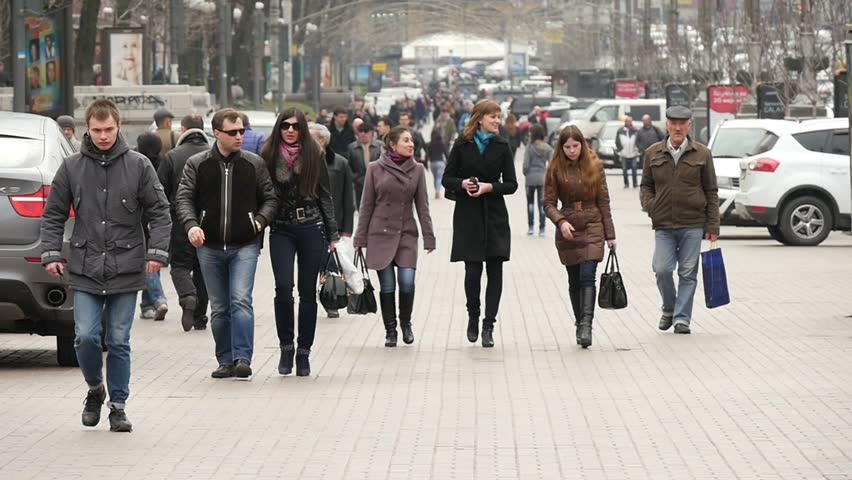
#> input picture Q8 - Classification/week9/data/people01.jpg, 852 x 480 px
$ jupyter execute 03-hog.ipynb
#> lines starting #> are read from the running program, lines starting #| are printed output that depends on the picture
# Gradient image features: Histogram of Oriented Gradients (HoG) introduction
This exercise is about the extraction of gradient features from images. It offers an introduction and application of HoG features on a sample image.
The HOG features will be used in the exercises next week for classification.

<article class="message">
    <div class="message-body">
        <strong>List of individual tasks</strong>
        <ul style="list-style: none;">
            <li>
            <a href="#descriptor">Task 1: Calculate the HOG descriptor</a>
            </li>
            <li>
            <a href="#test">Task 2: Visualizing and understanding the HOG de…</a>
            </li>
            <li>
            <a href="#compare_images">Task 3: Comparing Hog Features</a>
            </li>
            <li>
            <a href="#interpretation">Task 4: Interpretation/ Understanding questions</a>
            </li>
        </ul>
    </div>
</article>

The cell below loads a sample image.

[cell 1]
## load input image
import matplotlib.pyplot as plt
import numpy as np
from skimage.feature import hog
from skimage import data, exposure


fn =  "./data/people01.jpg"
image = plt.imread(fn)
#> image is the input picture: shape (480, 852, 3); mean R, G, B 152.3, 146.7, 141.6
print(image.shape)
#| (480, 852, 3)

fig, ax1 = plt.subplots(figsize=(12, 8), sharex=True, sharey=True)

ax1.axis('off')
ax1.imshow(image, cmap=plt.cm.gray)
ax1.set_title('Input image')

In the following section:
- you are introduced to the [HOG descriptor](https://en.wikipedia.org/wiki/Histogram_of_oriented_gradients)

- shown how to calculate a HoG featues for an image including a visualization of the HoG descriptor.

## Overview of Histogram of Oriented Gradients (HOG) Algorithm
The Histogram of Oriented Gradients (HOG) is a feature descriptor used in computer vision to detect objects.
The function [skimage.feature.hog](https://scikit-image.org/docs/stable/api/skimage.feature.html<elem-2>.feature.hog)
 computes
the HOG features. It also returns the feature descriptor vector (`fd`
), in which its
size is equal to the number of: Bins $\times$ Block Columns
$\times$ Block Rows $\times$ Cells in the Block.
The process involves the following stages:

**1. Preprocessing / Smoothing:**
Initially, the image undergoes a global intensity normalization — a procedure that diminishes the effects of lighting. A common technique involves gamma (power-law) compression, which can be achieved by calculating the square root or logarithm of each color channel. This stage helps in reducing the impact of local shadowing and highlights variations since the image texture strength is generally related to the local surface illumination.

**2. Calculation of Image Gradients:**

This stage focuses on computing image gradients. The standard procedure is to either convert the image to grayscale or use the most prominent color channel.
**Info**
This step was implemented by us in the first part of the exercise.


**3. Creation of Cells and Calculation of normalized Histograms:**

The objective here is to create an encoding of local gradients. This involves partitioning the image window into smaller spatial cells. Each cell creates a histogram of image gradient orientations and performs various steps to normalize intensities and histograms.

**4. Compilation of Feature Vector:**

The HOG feature is constructed by concatenating the histograms for each cell into one final HOG feature descriptor (vector).

---
**Task 1 (easy): Calculate the HOG descriptor👩‍💻**
1. Run the cell below to calculate and plot the HOG descriptor.

---

[cell 2]
# load new image
image1 = data.astronaut()[:270,100:320]
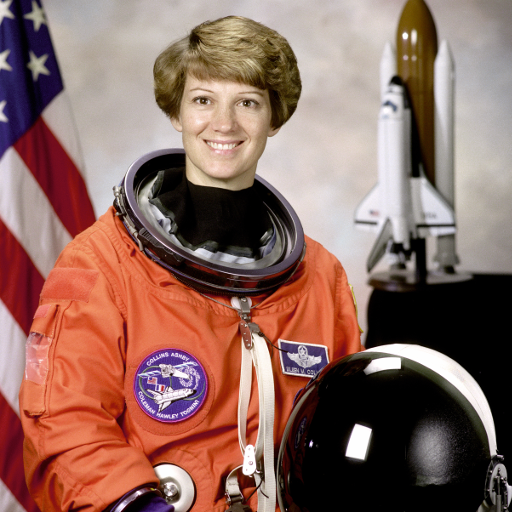
#> input picture skimage.data.astronaut(), 512 x 512 px
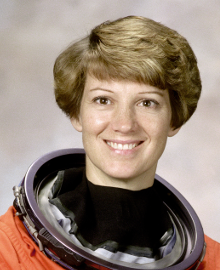
#> image1: shape (270, 220, 3); mean R, G, B 148.5, 130.6, 117.9
print(image1.shape)
#| (270, 220, 3)

feature_vector=True,
bins = 8
pixels_per_cell = 16
cells_per_block = 4

# CREATE HOG FEATURES
(fd1, hog_feat1) = hog(
    image1,
    orientations=bins,
    pixels_per_cell=(pixels_per_cell, pixels_per_cell),
    cells_per_block=(cells_per_block, cells_per_block),
    block_norm="L2",
    visualize=True,
    feature_vector=True,
    channel_axis=-1
)
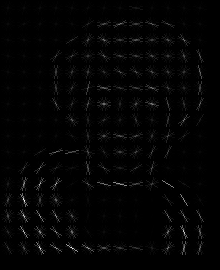
#> hog_feat1: shape (270, 220) float64; min 0, max 68.85, mean 1.1; drawn with min black and max white
#> fd1 = 16640 values, max 0.717 at index 14860, min 0 at index 12411, mean 0.0553
hog_feat1 = hog_feat1.astype("uint8")


# after implementation of the HoG function, run the following plot
fig, (ax1, ax2) = plt.subplots(1, 2, figsize=(8, 4), sharex=True, sharey=True)

ax1.axis('off')
ax1.imshow(image1, cmap=plt.cm.gray)
ax1.set_title('Input image')

# Rescale histogram for better display
hog_image_rescaled = exposure.rescale_intensity(hog_feat1, in_range=(0, 10))

ax2.axis('off')
ax2.imshow(hog_image_rescaled, cmap=plt.cm.gray)
ax2.set_title('Histogram of Oriented Gradients')
plt.show()

---
**Task 2 (easy): Visualizing and understanding the HOG descriptor👩‍💻**
Change the parameters of the HOG descriptor and visualize how the feature descriptor changes.
1. Change the parameters for the HOG descriptor:

- the number of bins
- the number of pixels per cell
- the number of cells per block

and visually observe how the dimensionality and the features change.
2. The following cell loads an image of a cat. Use the HOG descriptor on this image.

---

[cell 3]
image2 = data.cat()[:270,:440:2]
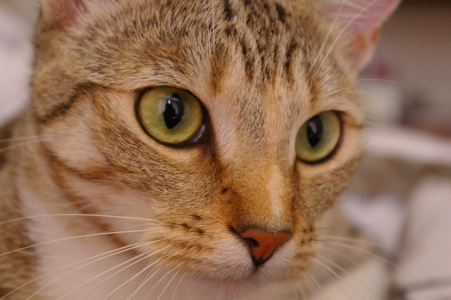
#> input picture skimage.data.cat(), 451 x 300 px
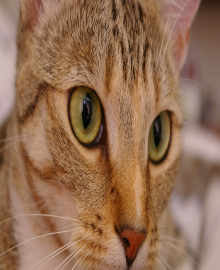
#> image2: shape (270, 220, 3); mean R, G, B 146.3, 109.6, 83.4
print(image2.shape)
#| (270, 220, 3)


# Set HOG parameters
bins = 8                   # Number of bins for gradient directions
pixels_per_cell = (16, 16) # Number of pixels per cell
cells_per_block = (4, 4)   # Number of cells per block
# Number of Bins: This sets how many directions of edges (gradients) are captured. More bins mean more detail, as edges are broken down into finer angles, but it also makes the feature data bigger.
# Pixels per Cell: Cells are small patches of the image where edge directions are calculated. Bigger cells capture larger patterns, while smaller cells focus on fine details.
# Cells per Block: Blocks are groups of cells combined for smoothness. More cells in a block cover a larger area, making the features more consistent across different lighting or shadows.

# Compute HOG features and image
fd2, hog_image2 = hog(
    image2,
    orientations=bins,
    pixels_per_cell=pixels_per_cell,
    cells_per_block=cells_per_block,
    block_norm="L2",
    visualize=True,
    feature_vector=True,
    channel_axis=-1
)
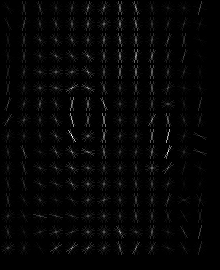
#> hog_image2: shape (270, 220) float64; min 0, max 46.89, mean 1; drawn with min black and max white
#> fd2 = 16640 values, max 0.608 at index 10398, min 0 at index 97, mean 0.0651
# fd2 is the feature vector, hog_image contains the image

# after implementation of the HoG function, run the following plot
fig, (ax1, ax2) = plt.subplots(1, 2, figsize=(8, 4), sharex=True, sharey=True)

ax1.axis('off')
ax1.imshow(image2, cmap=plt.cm.gray)
ax1.set_title('Input image')

# Rescale histogram for better display
hog_image_rescaled2 = exposure.rescale_intensity(hog_image2, in_range=(0, 10))
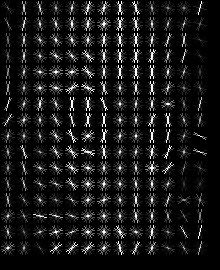
#> hog_image_rescaled2: shape (270, 220) float64; min 0, max 1, mean 0.0932

ax2.axis('off')
ax2.imshow(hog_image_rescaled2, cmap=plt.cm.gray)
ax2.set_title('Histogram of Oriented Gradients')

---
**Task 3 (easy): Comparing Hog Features👩‍💻**
This task will compare two HoG features of different images.
1. For different settings visually compare the hog features
2. Calculate the normalized (use `np.linalg.norm`
 to normalize vectors) scalar product between the two feature vectors `fd1`
 and `fd2`
- What is the scalar product between two feature vectors? (compare it to the value of 1 )
- Repeat the calculation for multiple HoG filter settings, notice a difference?

**Hint**
Set `feature_vector`
=True in `hog`

3. Based on the cosine similarity (normalized inner product), explain how HoG features can be used to classify different images of cat/humans.

---

[cell 4]
# Normalize the feature vectors
fd1_norm = fd1 / np.linalg.norm(fd1)
#> fd1_norm = 16640 values, max 0.0629 at index 14860, min 0 at index 12411, mean 0.00485
fd2_norm = fd2 / np.linalg.norm(fd2)
#> fd2_norm = 16640 values, max 0.0533 at index 10398, min 0 at index 97, mean 0.00571

# Calculate the scalar product (cosine similarity)
cosine_similarity = np.dot(fd1_norm, fd2_norm)
#> cosine_similarity = 0.43
print(f"Cosine Similarity between HOG features: {cosine_similarity:.3f}")
#| Cosine Similarity between HOG features: 0.430


# A similarity of 1 means the vectors are identical in direction,
# 0 means they are completely unrelated,
# and -1 means they are opposite.
# Since HOG features represent edge and gradient patterns in an image,
# a cosine similarity close to 1 indicates that the two images have very similar textures and shapes.

---
**Task 4 (medium): Interpretation/ Understanding questions💡**
Select several images from the dataset (`peopleXY.jpg`
) and visually compare the HOG features of people and non-people images.
1. How could HoG features be used to classify different objects in a larger image with multiple people?

2. Explain how the HOG features use local information to create an understanding of the content of the full image?

The code in the cell below visualizes the HoG features:

---

[cell 5]
# load new image
fn =  "./data/people03.jpg"
image = plt.imread(fn)
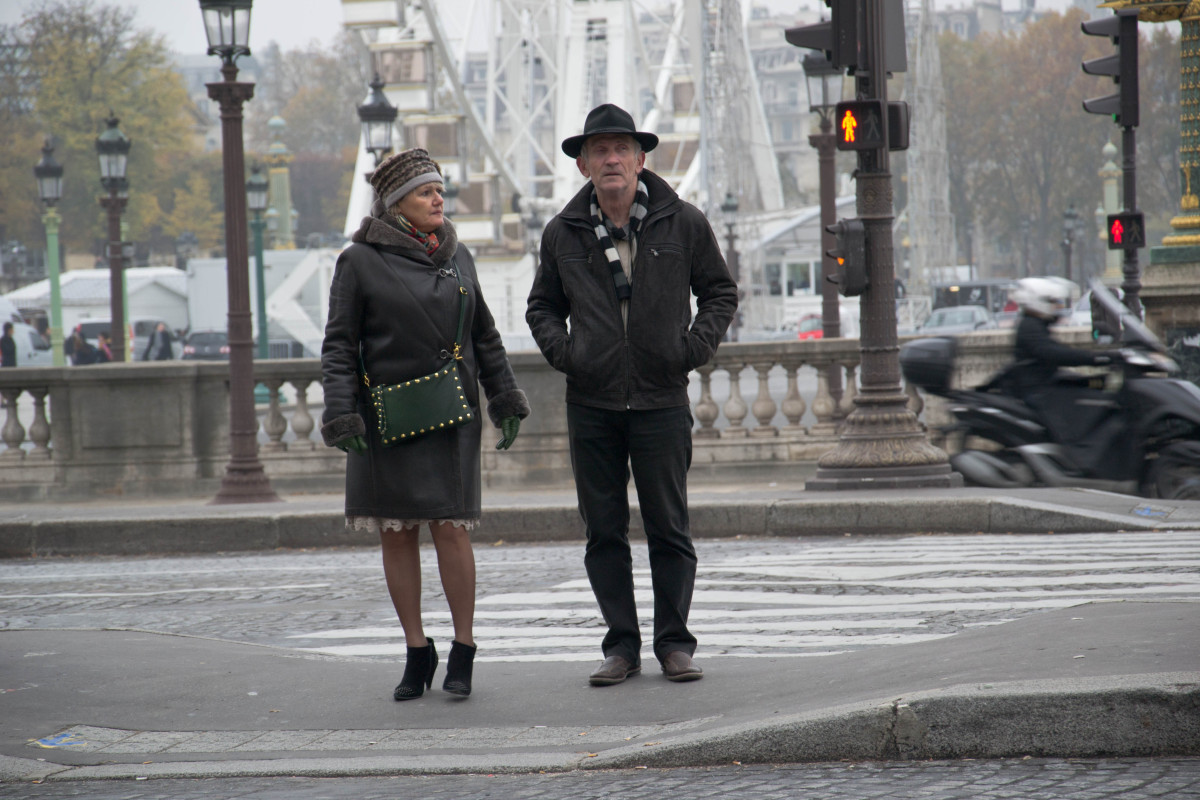
#> input picture Q8 - Classification/week9/data/people03.jpg, 1200 x 800 px
#> image is the input picture: shape (800, 1200, 3); mean R, G, B 122, 121.5, 121.2
print(image.shape)
#| (800, 1200, 3)

feature_vector=True,
bins = 8
pixels_per_cell = 16
cells_per_block = 4

# Compute HOG.
(fd, hog_feat) = hog(
    image,
    orientations=bins,
    pixels_per_cell=(pixels_per_cell, pixels_per_cell),
    cells_per_block=(cells_per_block, cells_per_block),
    block_norm="L2",
    visualize=True,
    feature_vector=False,
    channel_axis=-1
)
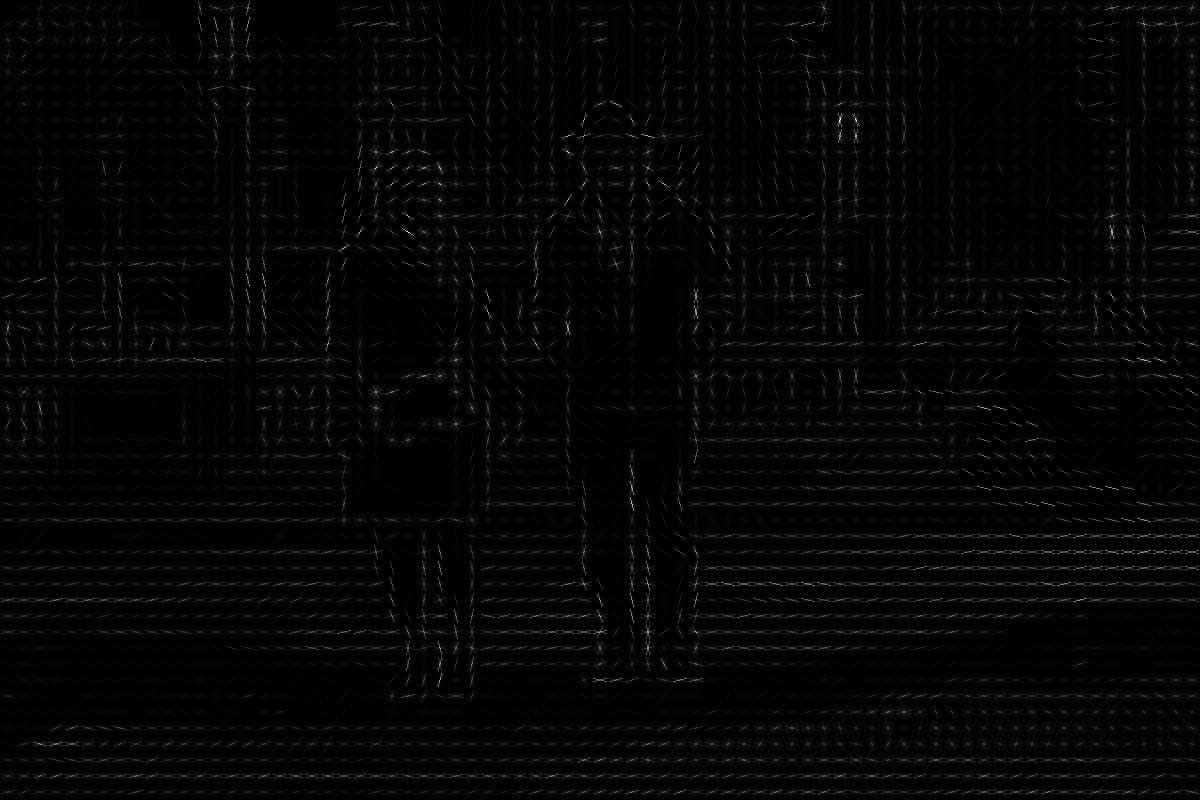
#> hog_feat: shape (800, 1200) float64; min 0, max 45.44, mean 0.8; drawn with min black and max white
hog_feat = hog_feat.astype("uint8")


print(f' HoG feature vector shape: {fd.shape}')
#|  HoG feature vector shape: (47, 72, 4, 4, 8)
print(f' HoG feature vector shape after vectorization: {fd.reshape(-1).shape}')
#|  HoG feature vector shape after vectorization: (433152,)

fig, (ax1, ax2) = plt.subplots(1, 2, figsize=(12, 4), sharex=True, sharey=True)

ax1.axis('off')
ax1.imshow(image, cmap=plt.cm.gray)
ax1.set_title('Input image')

# Rescale histogram for better display
hog_image_rescaled = exposure.rescale_intensity(hog_feat, in_range=(0, 10))
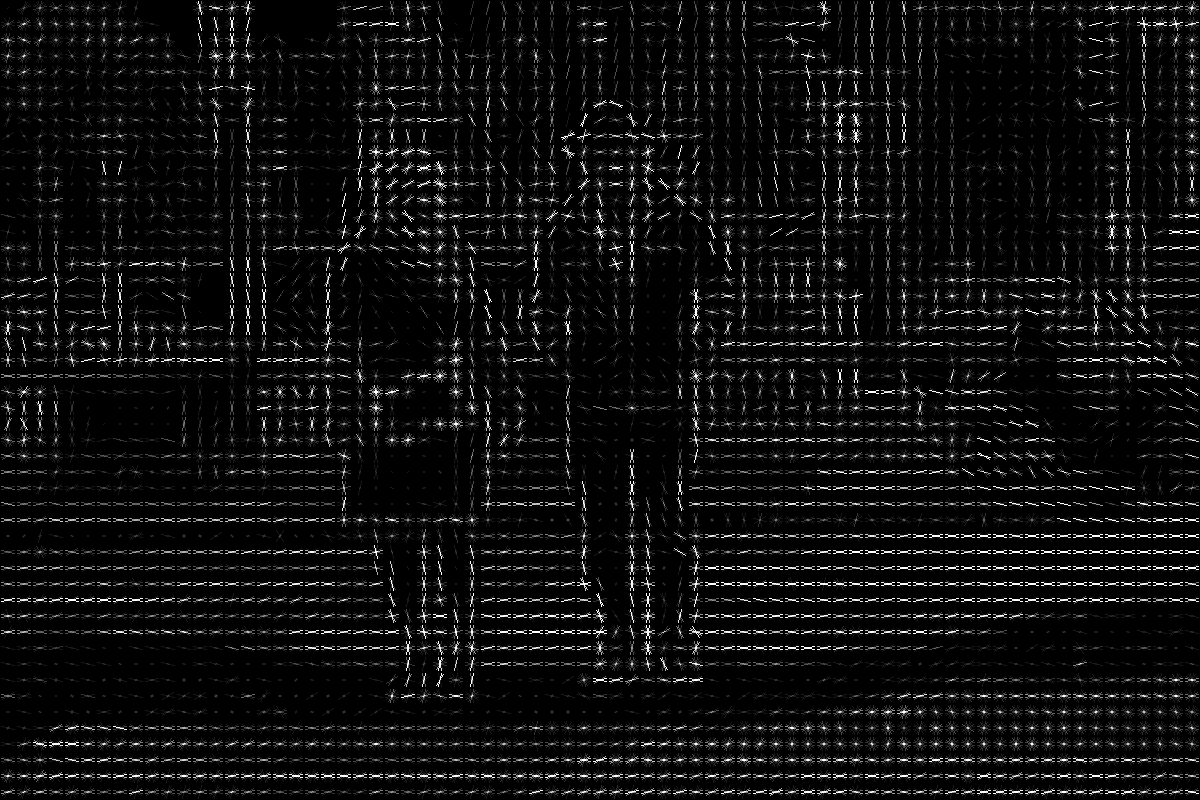
#> hog_image_rescaled: shape (800, 1200); min 0, max 255, mean 14.7

ax2.axis('off')
ax2.imshow(hog_image_rescaled, cmap=plt.cm.gray)
ax2.set_title('Histogram of Oriented Gradients')

plt.show()
